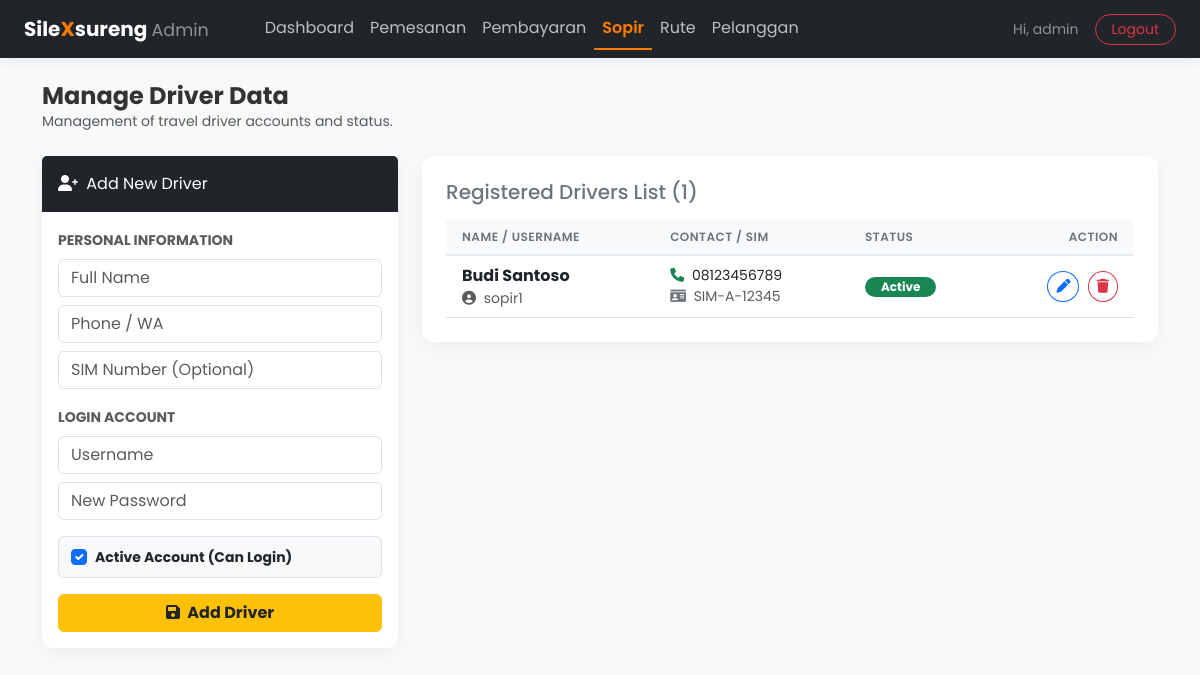
/admin_sopir.php (signed in), run on the app's committed database.
### tables this page shows
CREATE TABLE `sopir` (
  `id_sopir` int(11) NOT NULL,
  `nama` varchar(100) NOT NULL,
  `username` varchar(50) NOT NULL,
  `password` varchar(255) NOT NULL,
  `no_hp` varchar(15) NOT NULL,
  `no_sim` varchar(50) NOT NULL,
  `aktif` tinyint(1) DEFAULT 1,
  `dibuat_pada` timestamp NOT NULL DEFAULT current_timestamp()
);

### admin_sopir.php (the view, shortened to what this page needs)
<?php
include 'koneksi.php';
$mode = 'tambah';
$data_sopir = [];
$sql_list = "SELECT * FROM sopir ORDER BY aktif DESC, nama ASC";
$result_list = mysqli_query($koneksi, $sql_list);
$nama_form     = $data_sopir['nama'] ?? ($_POST['nama'] ?? '');
$username_form = $data_sopir['username'] ?? ($_POST['username'] ?? '');
$no_hp_form    = $data_sopir['no_hp'] ?? ($_POST['no_hp'] ?? '');
$no_sim_form   = $data_sopir['no_sim'] ?? ($_POST['no_sim'] ?? '');
$aktif_form    = $data_sopir['aktif'] ?? (isset($_POST['aktif']) ? (int)$_POST['aktif'] : 1);
?>
<!doctype html>
<html lang="id">
<head>
    <link href="https://cdn.jsdelivr.net/npm/bootstrap@5.3.0/dist/css/bootstrap.min.css" rel="stylesheet">
    <link rel="stylesheet" href="https://cdnjs.cloudflare.com/ajax/libs/font-awesome/6.0.0/css/all.min.css">
</head>
<body class="bg-light">
<nav class="navbar navbar-expand-lg navbar-dark navbar-custom sticky-top">
    <div class="container-fluid px-4">
        <a class="navbar-brand me-5 fw-bold" href="admin_pemesanan.php">
            Sile<span style="color: var(--primary-color);">X</span>sureng <span class="text-white-50 small fw-normal">Admin</span>
        </a>
        <div class="collapse navbar-collapse" id="adminNavbar">
            <ul class="navbar-nav me-auto mb-2 mb-lg-0">
                <li class="nav-item"><a class="nav-link" href="admin_dashboard.php">Dashboard</a></li>
                <li class="nav-item"><a class="nav-link" href="admin_pemesanan.php">Pemesanan</a></li>
                <li class="nav-item"><a class="nav-link" href="admin_pembayaran.php">Pembayaran</a></li>
                <li class="nav-item"><a class="nav-link active" href="admin_sopir.php">Sopir</a></li>
                <li class="nav-item"><a class="nav-link" href="admin_rute.php">Rute</a></li>
                <li class="nav-item"><a class="nav-link" href="admin_pelanggan.php">Pelanggan</a></li>
            </ul>
            <div class="d-flex align-items-center">
                <span class="text-white-50 me-3 small d-none d-lg-inline">Hi, <?= htmlspecialchars($_SESSION['admin_username'] ?? 'Admin') ?></span>
                <a href="logout_admin.php" class="btn btn-outline-danger btn-sm rounded-pill px-3">Logout</a>
            </div>
        </div>
    </div>
</nav>
<div class="container mt-4 mb-5">
    <div class="d-flex justify-content-between align-items-center mb-4">
        <div>
            <h4 class="mb-0 fw-bold">Manage Driver Data</h4>
            <p class="text-muted small mb-0">Management of travel driver accounts and status.</p>
        </div>
    </div>
    <div class="row">
        <div class="col-md-4">
            <div class="card card-modern mb-4 sticky-top" style="top: 80px; z-index: 1;">
                <div class="card-header bg-dark text-white border-0 py-3">
                    <i class="fas fa-user-plus me-1"></i>
                    <?= ($mode === 'edit') ? 'Edit Driver Data' : 'Add New Driver' ?>
                </div>
                <div class="card-body">
                    <form method="post">
                        <div class="mb-3">
                            <label class="form-label small fw-bold text-muted text-uppercase">Personal Information</label>
                            <input type="text" name="nama" class="form-control mb-2" placeholder="Full Name" value="<?= htmlspecialchars($nama_form) ?>" required>
                            <input type="text" name="no_hp" class="form-control mb-2" placeholder="Phone / WA" value="<?= htmlspecialchars($no_hp_form) ?>" required>
                            <input type="text" name="no_sim" class="form-control" placeholder="SIM Number (Optional)" value="<?= htmlspecialchars($no_sim_form) ?>">
                        </div>
                        <div class="mb-3">
                            <label class="form-label small fw-bold text-muted text-uppercase">Login Account</label>
                            <input type="text" name="username" class="form-control mb-2" placeholder="Username" value="<?= htmlspecialchars($username_form) ?>" required autocomplete="off">
                            <input type="password" name="password" class="form-control" placeholder="<?= ($mode === 'edit') ? 'Password (Leave empty to keep)' : 'New Password' ?>" <?= ($mode !== 'edit') ? 'required' : '' ?> autocomplete="new-password">
                        </div>
                        <div class="mb-3 form-check bg-light p-2 rounded border">
                            <input type="checkbox" class="form-check-input ms-1" id="aktifCheck" name="aktif" value="1" <?= ($aktif_form == 1) ? 'checked' : '' ?>>
                            <label class="form-check-label small ms-2 fw-bold" for="aktifCheck">Active Account (Can Login)</label>
                        </div>
                        <div class="d-grid gap-2">
                            <button type="submit" class="btn btn-warning text-dark fw-bold">
                                <i class="fas fa-save me-1"></i> <?= ($mode === 'edit') ? 'Save Changes' : 'Add Driver' ?>
                            </button>
                        </div>
                    </form>
                </div>
            </div>
        </div>
        <div class="col-md-8">
            <div class="card card-modern">
                <div class="card-body p-4">
                    <h5 class="mb-3 text-secondary">Registered Drivers List (<?= mysqli_num_rows($result_list) ?>)</h5>
                    <?php if ($result_list && mysqli_num_rows($result_list) > 0): ?>
                        <div class="table-responsive">
                            <table class="table table-hover align-middle mb-0">
                                <thead class="table-light">
                                    <tr>
                                        <th class="ps-3">Name / Username</th>
                                        <th>Contact / SIM</th>
                                        <th>Status</th>
                                        <th class="text-end pe-3">Action</th>
                                    </tr>
                                </thead>
                                <tbody>
                                <?php while ($row = mysqli_fetch_assoc($result_list)): ?>
                                    <tr>
                                        <td class="ps-3">
                                            <div class="fw-bold text-dark"><?= htmlspecialchars($row['nama']) ?></div>
                                            <div class="text-muted small"><i class="fas fa-user-circle me-1"></i> <?= htmlspecialchars($row['username']) ?></div>
                                        </td>
                                        <td>
                                            <div class="small text-dark"><i class="fas fa-phone me-1 text-success"></i> <?= htmlspecialchars($row['no_hp']) ?></div>
                                            <div class="text-muted small"><i class="fas fa-id-card me-1 text-secondary"></i> <?= htmlspecialchars($row['no_sim']) ?></div>
                                        </td>
                                        <td>
                                            <?php if ($row['aktif'] == 1): ?>
                                                <span class="badge bg-success rounded-pill px-3">Active</span>
                                            <?php else: ?>
                                                <span class="badge bg-secondary rounded-pill px-3">Inactive</span>
                                            <?php endif; ?>
                                        </td>
                                        <td class="text-end pe-3">
                                            <a href="admin_sopir.php?aksi=edit&id=<?= $row['id_sopir'] ?>" class="btn btn-sm btn-outline-primary rounded-circle" title="Edit">
                                                <i class="fas fa-pen"></i>
                                            </a>
                                            <a href="admin_sopir.php?aksi=hapus&id=<?= $row['id_sopir'] ?>"
                                               class="btn btn-sm btn-outline-danger rounded-circle ms-1"
                                               onclick="return confirm('Delete driver <?= $row['nama'] ?>?');" title="Delete">
                                                <i class="fas fa-trash"></i>
                                            </a>
                                        </td>
                                    </tr>
                                <?php endwhile; ?>
                                </tbody>
                            </table>
                        </div>
                    <?php endif; ?>
                </div>
            </div>
        </div>
    </div>
</div>
</body>
</html>

### admin_sopir.php (style rules this page uses)
:root { --primary-color: #ff7b00; --dark-bg: #212529; }
body { font-family: 'Poppins', sans-serif; background-color: #f4f6f9; color: #333; }
.navbar-custom { background-color: var(--dark-bg); box-shadow: 0 4px 10px rgba(0,0,0,0.05); }
.nav-link { color: rgba(255,255,255,0.7) !important; transition: 0.3s; }
.nav-link:hover, .nav-link.active { color: var(--primary-color) !important; }
.nav-link.active { font-weight: 600; border-bottom: 2px solid var(--primary-color); }
.card-modern { border: none; border-radius: 12px; box-shadow: 0 5px 20px rgba(0,0,0,0.05); }
.table thead th { background-color: #f8f9fa; border-bottom: 2px solid #e9ecef; font-weight: 600; text-transform: uppercase; font-size: 0.75rem; letter-spacing: 0.5px; color: #6c757d; }

### data on the page
sopir: nama "Budi Santoso", username "sopir1", no_hp "08123456789", no_sim "SIM-A-12345", aktif "Active"

### other printed values
$_SESSION['admin_username'] "admin"
mysqli_num_rows($result_list) "1"
